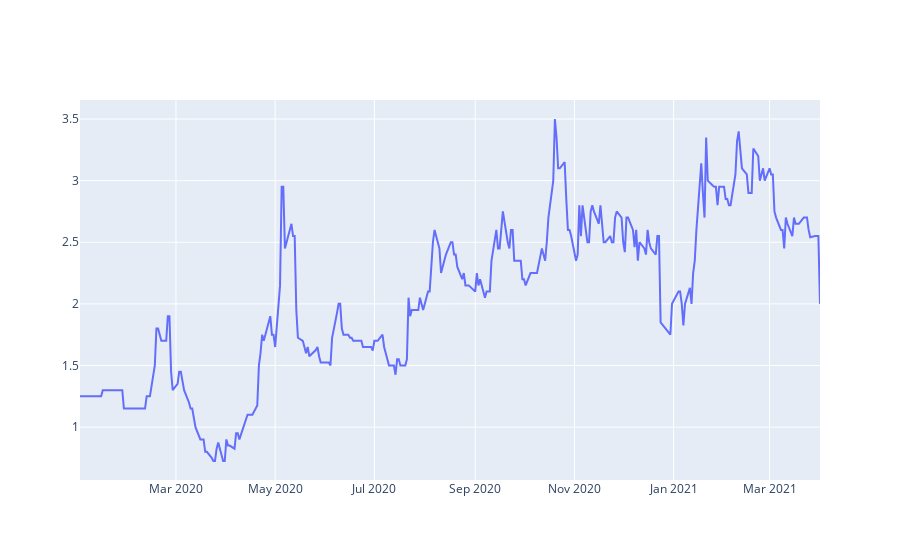

Source (notebook cell):
### Code cell
%config InlineBackend.figure_format = 'retina'
%matplotlib inline


plt.figure(figsize=(20,8))
plt.style.use('classic')
fig = go.Figure([go.Scatter(x=cobr_2020.index, y=cobr_2020['Close'])])
fig.show()

### Figure 1 — Plotly figure (JSON) as saved in the notebook; plotly's stock layout.template omitted (floating-point values rounded to 4 significant figures; data arrays with more than 128 entries replaced by an {"elided": "..."} marker saying what was removed)
{"data": [{"type": "scatter", "x": {"elided": "318 str values"}, "y": {"elided": "318 float values"}}], "layout": {}}
